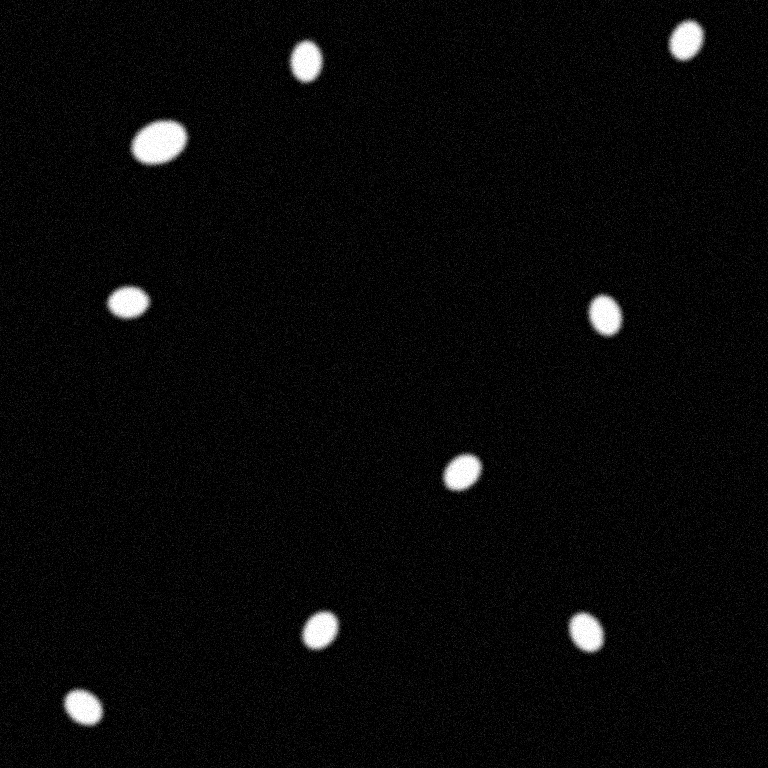
//> input picture prj.lab/lab04/output/collage/collage.png, 768 x 768 px
$ ./task07-02   (built with g++ and OpenCV 4)
//> lines starting //> are read from the running program, lines starting //| are printed output that depends on the picture; after the words box and inside, x2 and y2 are one past the last pixel; in counts of white or black regions, pixels touching at a corner belong together
//> further down, image is the input picture: 768 rows x 768 cols, CV_8UC1; min 0, max 255, mean 8.9
### prj.lab/lab07/boundaries.cpp
#include <iostream>
#include <opencv2/core.hpp>
#include <opencv2/opencv.hpp>
#include <opencv2/core/utils/logger.hpp>


cv::Mat dilatation(cv::Mat image) {
	int row = image.rows;
//> row = 768
	int col = image.cols;
//> col = 768


	cv::Mat dil_image = cv::Mat::zeros(row, col, CV_8UC1);

	for (int i = 1; i < image.rows - 1; i++) {
		for (int j = 1; j < image.cols - 1; j++) {

			uchar max = 0;

			for (int i_m = -1; i_m < 2; i_m++) {
				for (int j_m = -1; j_m < 2; j_m++) {
					uchar image_value = image.at<uchar>(i_m + i, j_m + j);
					if (image_value > max) {
						max = image_value;
					}
				}
			}

			dil_image.at<uchar>(i, j) = max;
		}
	}
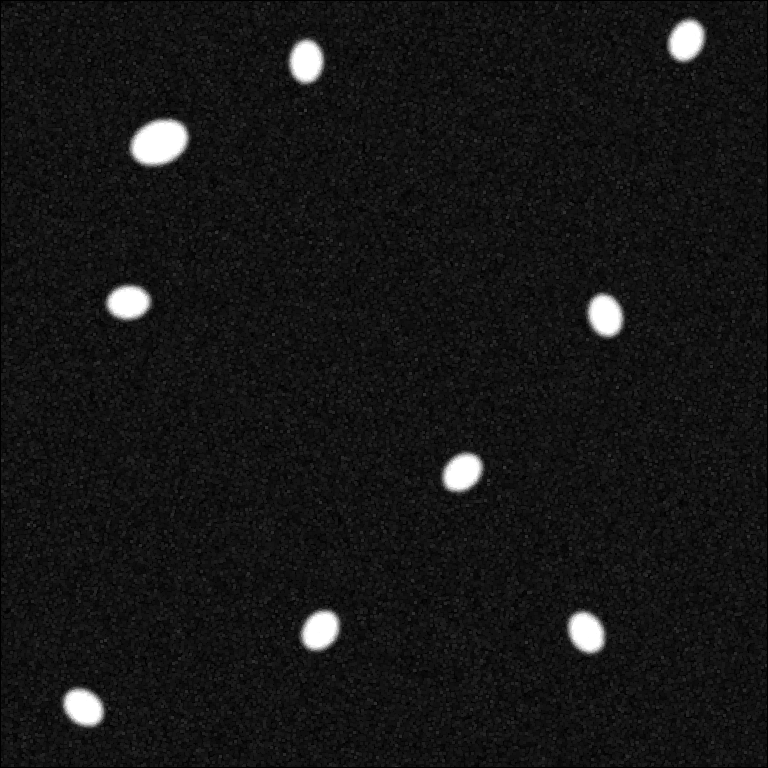
//> dil_image: 768 rows x 768 cols, CV_8UC1; min 0, max 255, mean 22.2
	if (dil_image.empty()) {
		std::cerr << "dil_image пустое!" << std::endl;
	}
	else {
		return dil_image;
	}
}


cv::Mat erosion(cv::Mat image) {
	int row = image.rows;
//> row = 768
	int col = image.cols;
//> col = 768
	cv::Mat eroz_image = cv::Mat::zeros(row, col, CV_8UC1);

	for (int i = 1; i < image.rows - 1; i++) {
		for (int j = 1; j < image.cols - 1; j++) {

			uchar min = 1000;

			for (int i_m = -1; i_m < 2; i_m++) {
				for (int j_m = -1; j_m < 2; j_m++) {
					uchar image_value = image.at<uchar>(i_m + i, j_m + j);
					if (image_value < min) {
						min = image_value;
					}
				}
			}

			eroz_image.at<uchar>(i, j) = min;
		}
	}

	if (eroz_image.empty()) {
		std::cerr << "eroz_image пустое!" << std::endl;
	}
	else {
		return eroz_image;
	}
}

cv::Mat getBoundaries(cv::Mat image) {

	cv::Mat dil_image = dilatation(image);

	// теперь эрозия
	cv::Mat closed_image = erosion(dil_image);

	cv::Mat eroz_on_closed = erosion(closed_image);
	cv::Mat boundaries = closed_image - eroz_on_closed;
	return boundaries;

}

### prj.lab/lab07/task07-02.cpp
#include <iostream>
#include <opencv2/opencv.hpp>
#include <opencv2/core/utils/logger.hpp>
#include "boundaries.cpp"

int main(/*char argc, char** argv*/) {

	cv::utils::logging::setLogLevel(cv::utils::logging::LOG_LEVEL_SILENT);
	// [5 lines of commented-out code are left out]
	std::string path = "C:\\c++\\misis2025s-3-improc\\prj.lab\\lab04\\output\\collage\\collage.png";

//мое
	cv::Mat image = cv::imread(path, cv::IMREAD_GRAYSCALE);
	cv::Mat myBoundaries = getBoundaries(image);
//опенсв
	cv::Mat kernel = cv::getStructuringElement(cv::MORPH_RECT, cv::Size(3, 3));
	cv::Mat dilated, eroded;
	cv::dilate(image, dilated, kernel);
	cv::erode(image, eroded, kernel);

	cv::Mat opencvBoundaries = dilated - eroded;

	cv::imshow("op", opencvBoundaries);
	cv::waitKey(0);

//еще опенсв
	cv::Mat edges;
	cv::Canny(image, edges, 0, 256);
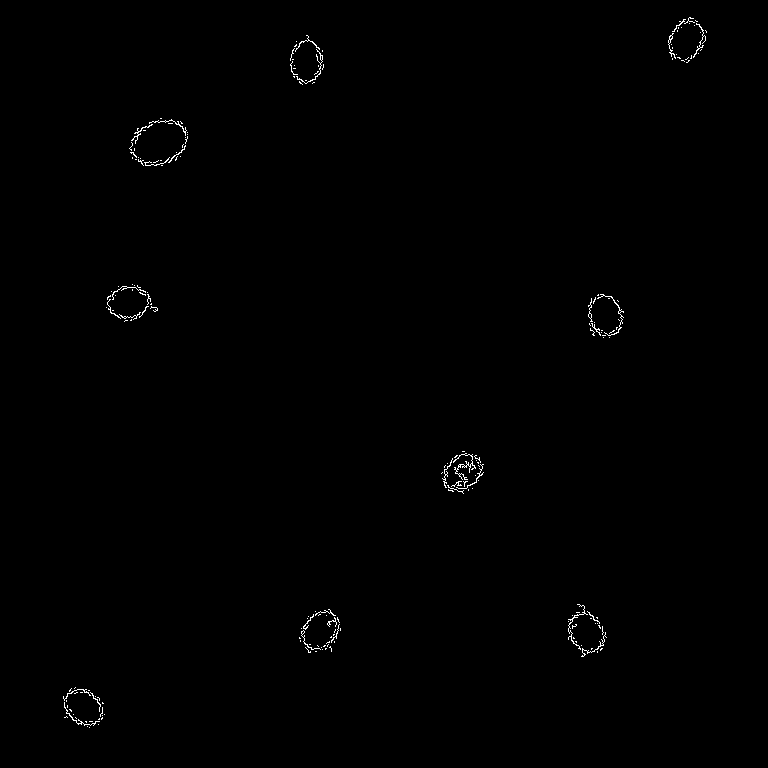
//> edges: 768 rows x 768 cols, CV_8UC1; 0.37% white in thin lines or dots, all inside (x1, y1, x2, y2) = (63, 17, 707, 728)
	cv::imshow("Canny", edges);
	cv::waitKey(0);

}
